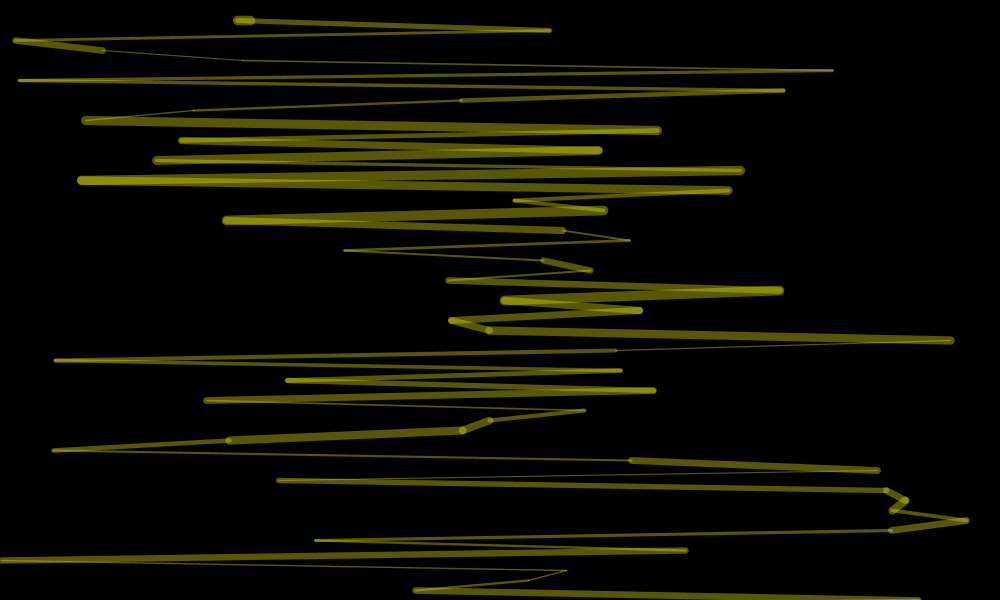
Frame 1 (no input)
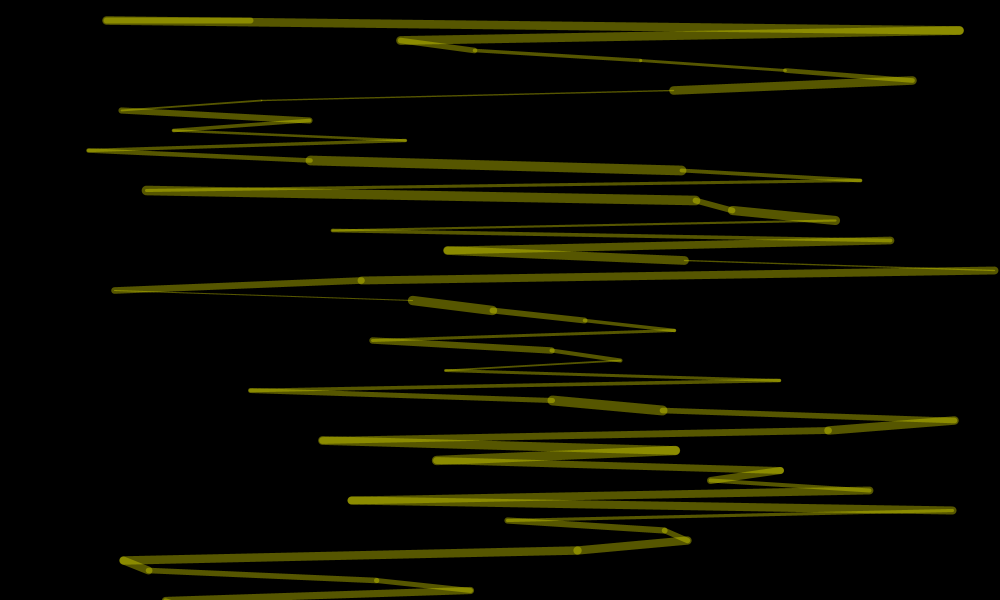
Frame 60 (the mouse pressed at the canvas centre just before this capture)
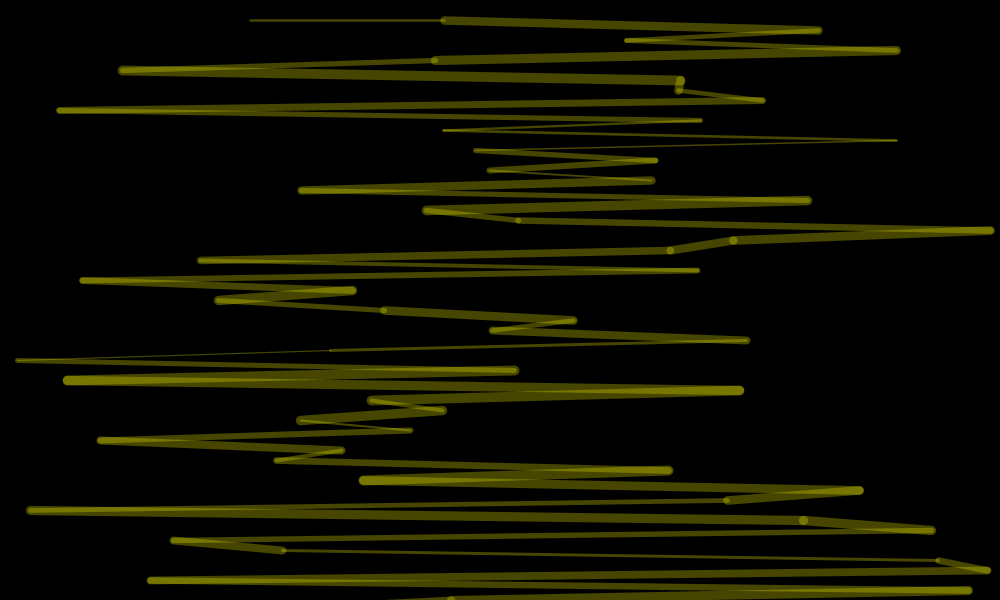
Frame 120 (the mouse held since frame 60 and released just before this capture)

The Processing sketch that drew these frames (run headless with seeded random() and noise(); from frame 60 on, the mouse is pressed at the canvas centre):

// Processing sketch: processing_163088
// ── processing_163088.pde

float trans=100;

void setup(){
  size(1000,600);
  frameRate(30);
}

void draw(){
  background(0);
  fill(225,225,0);
  strokeWeight(5);
  stroke(225,225,0,trans);
 
  float xstp = 10;
  float lastx = 250;
  float lasty = 20;
  float x = 250;

  for (int y=20; y<=width-20;y+=10)
  {
        trans=random(40,100);
        xstp = random(50)-25;
        x += xstp;
        strokeWeight(random(1,10));
        x=random(width);
        line(x, y, lastx, lasty);
        lastx = x;
        lasty = y;
  }

}
